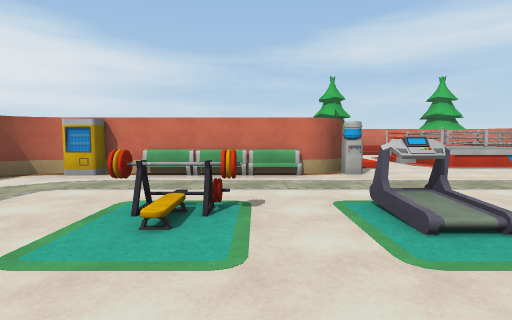
[1] (above)

15 first-person views from a walk through a Unity game level. The camera is 1.5 m above the floor, tilts 4° down and sees 80° across. The floor is counted in squares, 2 m on a side. Each view is taken from the middle of a square. On the plan, view 1 faces up. The plan holds only what a view shows up to about 10 squares ahead; the rest is blank. The place goes on beyond the plan. The player is left out. Door leaves are left out, so doorways stand open. Surface patterns are stand-ins for the level's own textures.

[2]
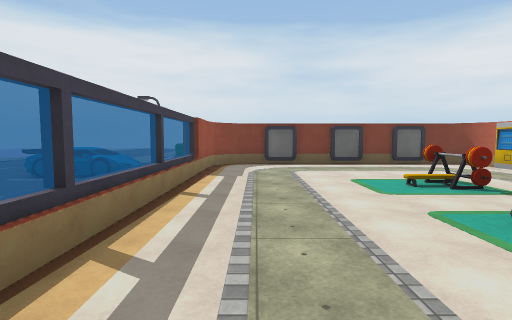

[3]
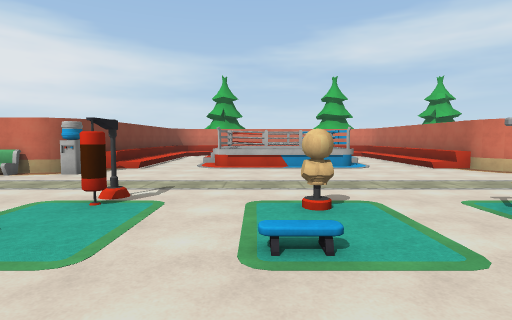

[4]
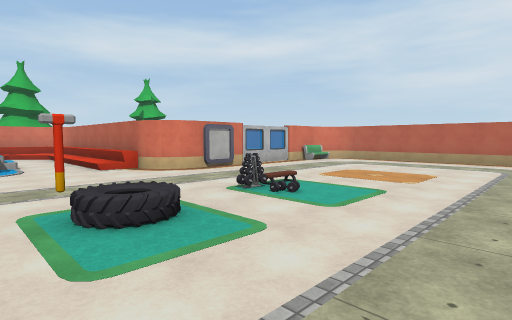

[5]
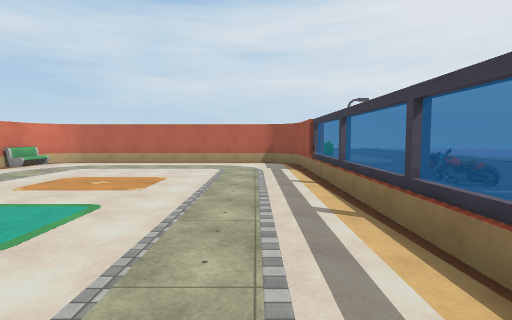

[6]
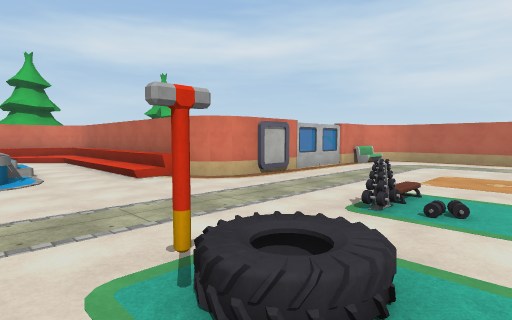

[7]
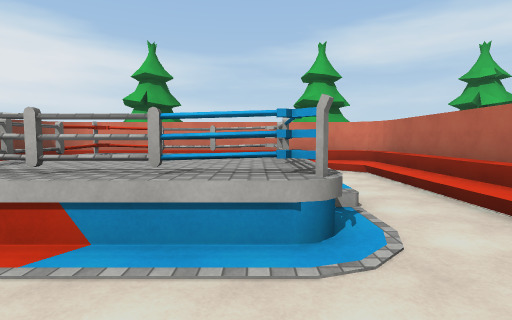

[8]
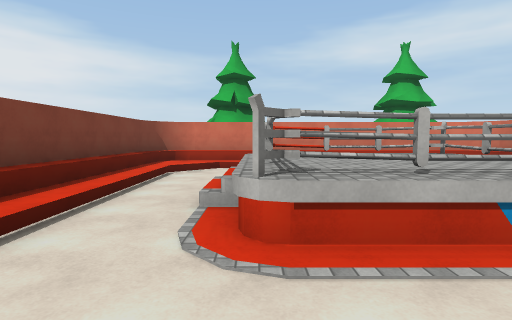

[9]
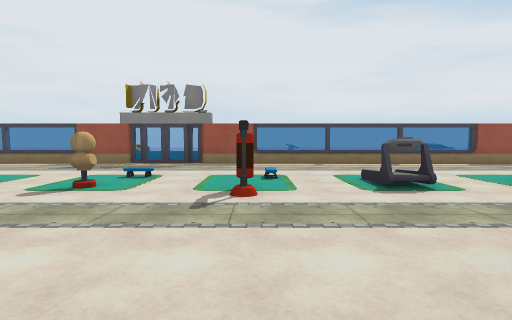

[10]
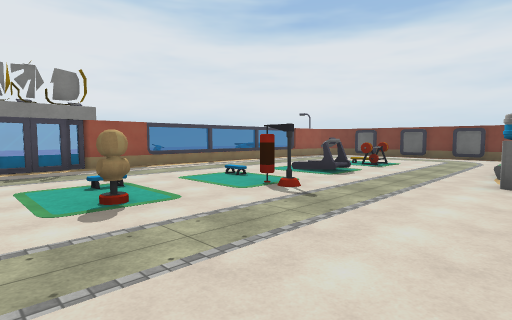

[11]
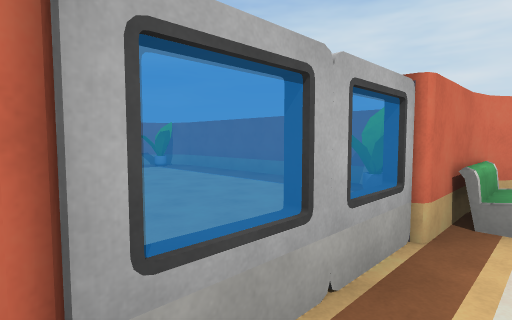

[12]
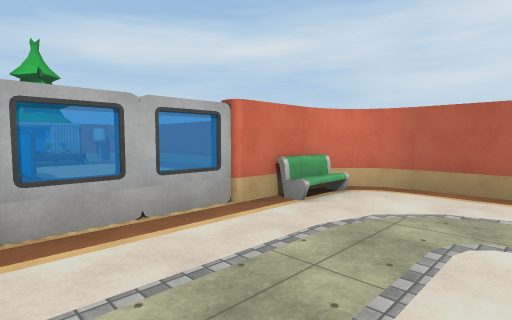

[13]
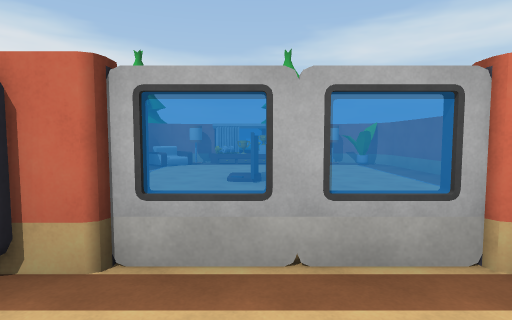

[14]
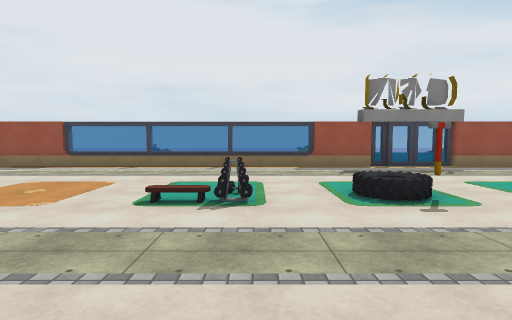

[15]
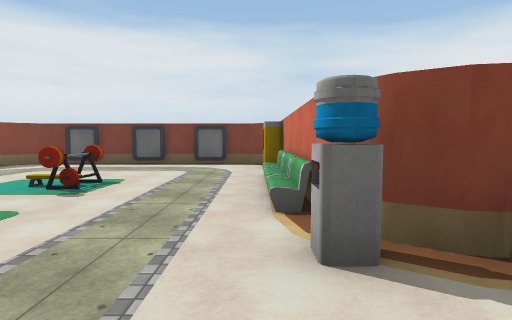

### Floor plan
Key: @ floor where view 1 was taken; # wall or solid block; . main floor; : floor 0.75 m higher than the main floor; / step, stairs or slope; D open door; = window, fence, low wall or low ledge; ^ raised ledge; M machine; C water cooler; A carpet; P poster; R car; H hammer; B bike; T tree; I armchair; O other object.
Columns run from 6 left of view 1 to 19 right of it. Each row starts with its distance up from view 1.
 17                       T
 16                       =
 15          ################
 14         #////////:#I O ###
 13         #/.     // .....O#
 12         #/.#^^^ ./ ......#
 11         #/./^ ^../ ..O...#
 10         #/./^^^/./#.. ...#
  9         #/./^^^../  .....#
  8         #/.#^^^../#  ...O#
  7  # #^^^^..........#P#DD^##
  6 #.M.....C...............O#
  5 #P.......................#
  4 #.........A..............#
  3 #P...OO.AOO..AHAOAO......#
  2 #............A...........#
  1 #P.......................#
  0 #.....@..................#
 -1  #...........O...........#
 -2   ##.==== ## = #====  ###
 -3    RR..            .BB
 -4    RR               B

Positions as (right, up) in squares from view 1, and headings:
1: (0, 0), facing up
2: (4, 0), facing left
3: (6, 0), facing up
4: (8, 0), facing up-right
5: (9, 0), facing right
6: (8, 2), facing up-right
7: (8, 6), facing up
8: (5, 6), facing up
9: (4, 8), facing down
10: (8, 7), facing down-left
11: (14, 6), facing up-right
12: (14, 4), facing up-right
13: (15, 5), facing up
14: (11, 7), facing down
15: (4, 6), facing left
